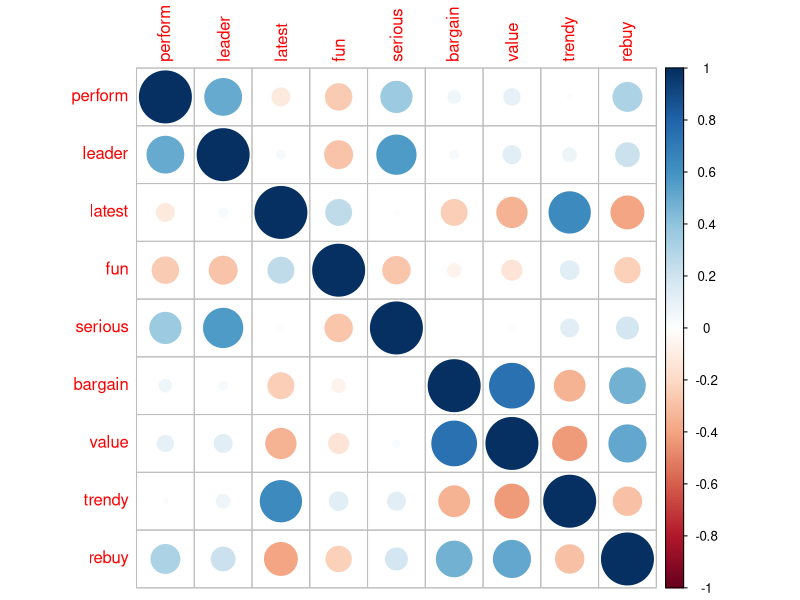
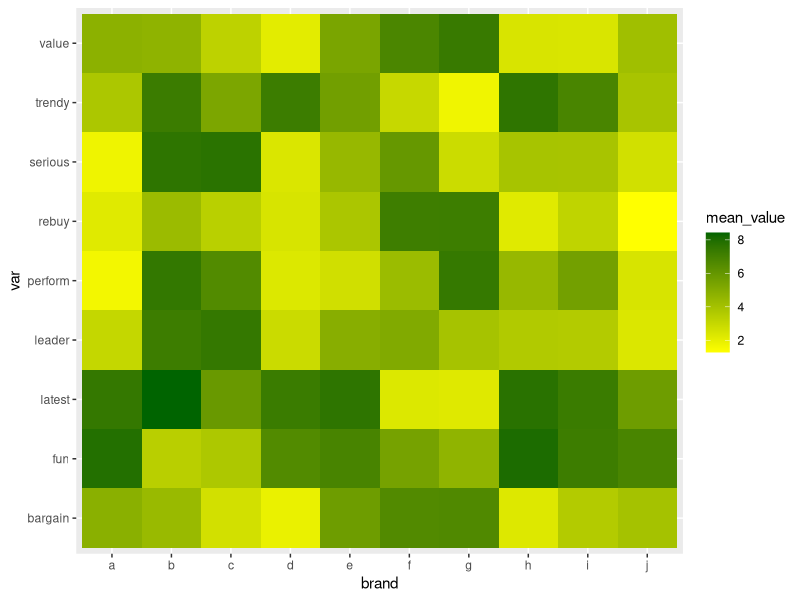
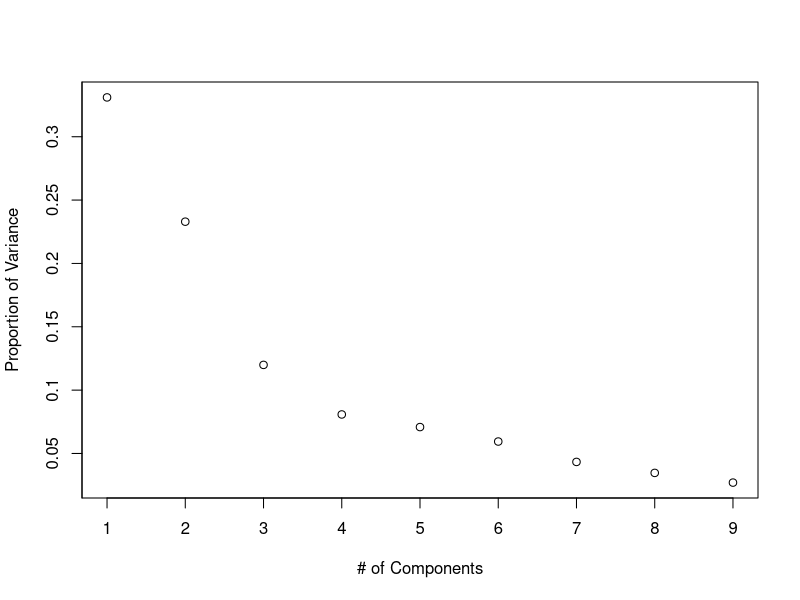
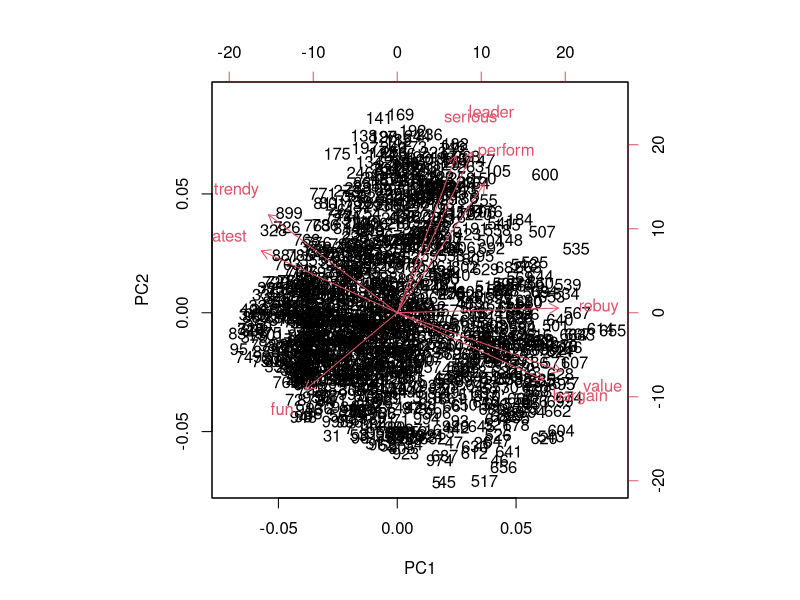
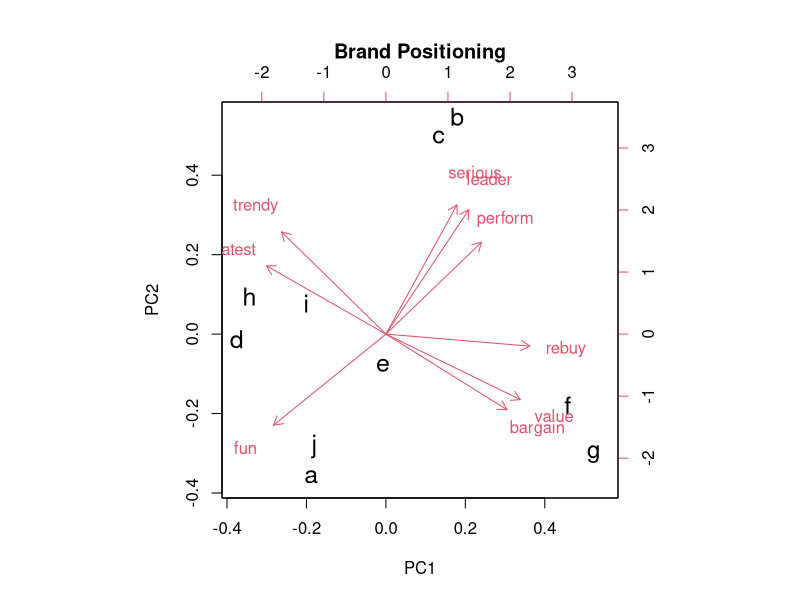

Recreate these plots in R, in order.
# Case-Study Title: Brand Perceptual Map (use PCA for data interpretation)
# Data Analysis methodology: CRISP-DM
# Dataset: 100 Customers answered 9 questions about 10 brands by likerd spectrum
# Case Goal: Knowing market atmosphere and Brand Positioning (know situation of 10 different Brands)


### Required Libraries ----
install.packages('pls')
install.packages('ggplot2')
install.packages('corrplot')
library('pls')
library('ggplot2')
library('corrplot')


### Read Data from File ----
data <- read.csv('CS_10.csv', header = T)
dim(data)  # 1000 records, 10 variables
#we have 10 brands and 9 features (100 persons evaluate each brand in 9 features by likerd spectrum)


### Step 1: Business Understanding ----
 # know business process and issues
 # know the context of the problem
 # know the order of numbers in the business


### Step 2: Data Understanding ----
### Step 2.1: Data Inspection (Data Understanding from Free Perspective) ----
## Dataset variables definition
colnames(data)

#perform  Brand has strong performance
#leader   Brand is a leader in the market
#latest   Brand has the latest products in market
#fun      Brand is fun
#serious  Brand is serious
#bargain  Brand products are a bargain (are cheap)
#value    Brand products are a good value
#trendy   Brand is trendy (is trend of market)
#rebuy    I would buy from Brand again


### Step 2.2: Data Exploring (Data Understanding from Statistical Perspective) ----
## Overview of Dataframe
summary(data)
data$brand <- as.factor(data$brand)
str(data)

## Correlation Analysis
corr_table <- round(cor(data[, 1:9]), 2)  # calculate correlations between continuous variables
View(corr_table)
corrplot::corrplot(corr_table)

## Descriptive Analysis on Brands
brand_mean <- aggregate(data[, 1:9], list(data$brand), mean)  # mean score of every brand in each feature
View(brand_mean)  # which brand is better in what?

rownames(brand_mean) <- brand_mean[, 1]
brand_mean <- brand_mean[,-1]  # remove 'brand' column
brand_mean

#prepare data for heat-map in ggplot2
brand_mean_df <- data.frame(brand = rep(rownames(brand_mean), 9),  # brand names
				var = rep(colnames(brand_mean), each = 10),  # feature names
				mean_value = unlist(brand_mean))  # means
rownames(brand_mean_df) <- NULL  # remove rownames
brand_mean_df

#plot heat-map (relative value of numbers are shown by colors)
hm_plot <- ggplot(data = brand_mean_df, aes(x = brand, y = var, fill = mean_value)) +
		geom_tile() +
		scale_fill_gradient(low = 'yellow', high = 'dark green')
hm_plot  # try to measure customers emotions about brands (each brand is known as what from customers mindset?), to know our brand's position in the market related to other brands.


### Step 3: Data PreProcessing ----
## Scale data for PCA
data_sc <- data
data_sc[, 1:9] <- scale(data[, 1:9])  # can not scale factor variable ('brand' column)
summary(data_sc)  # bring mean = 0 and distribution around mean


### Step 4: Modeling ----
# Model: PCA Analysis
#Run 1
pca_res <- prcomp(data_sc[, 1:9])
summary(pca_res)  # we had 9 variables, so PCA gives us 9 PC
#but, all of these 9 PCs do not explain same amount of data Variance and we don't want to use all of them. our goal is Dimension Reduction
 #PC1 explains 33% of data Variance 
 #PC2 explains 23% of data Variance
 #we can explain 56.4% of data Variance with PC1 and PC2 (Cumulative Proportion): so we just consider PC1 and PC2

#in Perceptual Map, we just consider 2 or 3 Principal Component to define brand-positions in 2D or 3D plots

#plot the results (each PC explains how much percentage of data Variance?)
plot(summary(pca_res)$importance[2,],
	xaxt = 'n',
	yaxt = 'n',
	ylab = 'Proportion of Variance',
	xlab = '# of Components')
axis(1, at = 1:9, labels = 1:9)
axis(2, at = seq(0, 0.35, 0.05), labels = seq(0, 0.35, 0.05))

biplot(pca_res)  # Preceptual Map for products (show data in PC1-PC2 space)
 #bottom-horizontal-axis: PC1
 #top-horizontal-axis: weight of PC1 in main variables
 #right-vertical-axis: weight of PC2 in main variables
 #left-vertical-axis: PC2

#according to the bi-plot, the space has been divided to 4 regions (same red-vectors (having same weight in of PC1 and PC2) make a region)
 #four regions (cluster variables based-on their weight in PC1 and PC2): 
 #   1.leadership cluster (serious, leader, perform) -> market leadership
 #   2.value cluster (rebuy, value, bargain) -> benefit/cost ratio
 #   3.trendiness cluster (trendy, latest)
 #   4.fun cluster (fun)

#actually, customers are measure different brands in 4 index

#Run 2
 #simplify the problem by running PCA on 'brand_mean' (10 row) instead of whole dataset (1000 row)
 #this helps us to have coordination of brands on bi-plot

brand_mean_pca <- prcomp(brand_mean, scale = T)
summary(brand_mean_pca)
#we can explain 87.07% of data Variance with PC1 and PC2 (Cumulative Proportion)

biplot(brand_mean_pca, main = 'Brand Positioning', cex = c(1.5, 1))  # Perceptual Map for brands
#now, we can see that the different brands in PC1-PC2 space, are positioned where (near which feature-clusters)?

#some Questions for analysis results:
 #What does the map tell us?
     #brand f and g are valueable brands in customer mindset (are near to value cluster and have good benefit/cost ratio) 
     #brand c and b are leader of market (forerunner) brands in customer mindset
     #brand a and j are fun brands
     #brand d and h and i are innovative brands
 #Suppose that you are the brand manager for brand e
     #your brand is famous as nothing! 
     #from marketing aspect, your brand is known as nothing between customers and this is so bad in marketing; because the customers don't know why should choose brand e (for what reason)?
     #customer who looks for leadership brand and performance, chooses c or b brands.
     #customer who looks for low-cost and good-benefit, chooses f or g brands.
     #customer who looks for latest products, chooses d or h or i brands.
 #What should you do about the position of your brand e? 
     #two possible solutions:
     #    follow other brands (where is other brands position in this industry? choose a position and close yourself to there)
     #    fill a gap (position yourself in a gap): value-leadership
